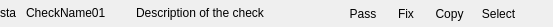
<?xml version="1.0" encoding="UTF-8"?>
<ui version="4.0">
 <class>Dialog</class>
 <widget class="QDialog" name="Dialog">
  <property name="geometry">
   <rect>
    <x>0</x>
    <y>0</y>
    <width>553</width>
    <height>27</height>
   </rect>
  </property>
  <property name="windowTitle">
   <string>Dialog</string>
  </property>
  <layout class="QVBoxLayout" name="verticalLayout">
   <property name="spacing">
    <number>0</number>
   </property>
   <property name="margin">
    <number>0</number>
   </property>
   <item>
    <layout class="QHBoxLayout" name="horizontalLayout">
     <property name="spacing">
      <number>10</number>
     </property>
     <property name="bottomMargin">
      <number>0</number>
     </property>
     <item>
      <widget class="QLabel" name="state_lab">
       <property name="maximumSize">
        <size>
         <width>16</width>
         <height>20</height>
        </size>
       </property>
       <property name="text">
        <string>state</string>
       </property>
       <property name="scaledContents">
        <bool>true</bool>
       </property>
      </widget>
     </item>
     <item>
      <widget class="QLabel" name="name_lab">
       <property name="minimumSize">
        <size>
         <width>100</width>
         <height>20</height>
        </size>
       </property>
       <property name="maximumSize">
        <size>
         <width>100</width>
         <height>20</height>
        </size>
       </property>
       <property name="text">
        <string>CheckName01</string>
       </property>
      </widget>
     </item>
     <item>
      <widget class="QLabel" name="description_lab">
       <property name="minimumSize">
        <size>
         <width>200</width>
         <height>20</height>
        </size>
       </property>
       <property name="maximumSize">
        <size>
         <width>200</width>
         <height>20</height>
        </size>
       </property>
       <property name="text">
        <string>Description of the check</string>
       </property>
      </widget>
     </item>
     <item>
      <widget class="QToolButton" name="pass_btn">
       <property name="minimumSize">
        <size>
         <width>32</width>
         <height>25</height>
        </size>
       </property>
       <property name="maximumSize">
        <size>
         <width>50</width>
         <height>25</height>
        </size>
       </property>
       <property name="toolTip">
        <string>Execute check</string>
       </property>
       <property name="autoFillBackground">
        <bool>true</bool>
       </property>
       <property name="text">
        <string>Pass</string>
       </property>
       <property name="iconSize">
        <size>
         <width>51</width>
         <height>32</height>
        </size>
       </property>
       <property name="toolButtonStyle">
        <enum>Qt::ToolButtonIconOnly</enum>
       </property>
       <property name="autoRaise">
        <bool>true</bool>
       </property>
      </widget>
     </item>
     <item>
      <widget class="QToolButton" name="fix_btn">
       <property name="minimumSize">
        <size>
         <width>32</width>
         <height>25</height>
        </size>
       </property>
       <property name="maximumSize">
        <size>
         <width>50</width>
         <height>25</height>
        </size>
       </property>
       <property name="toolTip">
        <string>Fix if its possible</string>
       </property>
       <property name="autoFillBackground">
        <bool>true</bool>
       </property>
       <property name="text">
        <string>Fix</string>
       </property>
       <property name="iconSize">
        <size>
         <width>51</width>
         <height>32</height>
        </size>
       </property>
       <property name="toolButtonStyle">
        <enum>Qt::ToolButtonIconOnly</enum>
       </property>
       <property name="autoRaise">
        <bool>true</bool>
       </property>
      </widget>
     </item>
     <item>
      <widget class="QToolButton" name="copy_btn">
       <property name="minimumSize">
        <size>
         <width>32</width>
         <height>25</height>
        </size>
       </property>
       <property name="maximumSize">
        <size>
         <width>50</width>
         <height>25</height>
        </size>
       </property>
       <property name="toolTip">
        <string>Copy Output result</string>
       </property>
       <property name="autoFillBackground">
        <bool>true</bool>
       </property>
       <property name="text">
        <string>Copy</string>
       </property>
       <property name="iconSize">
        <size>
         <width>51</width>
         <height>32</height>
        </size>
       </property>
       <property name="toolButtonStyle">
        <enum>Qt::ToolButtonIconOnly</enum>
       </property>
       <property name="autoRaise">
        <bool>true</bool>
       </property>
      </widget>
     </item>
     <item>
      <widget class="QToolButton" name="select_btn">
       <property name="minimumSize">
        <size>
         <width>32</width>
         <height>25</height>
        </size>
       </property>
       <property name="maximumSize">
        <size>
         <width>50</width>
         <height>25</height>
        </size>
       </property>
       <property name="toolTip">
        <string>Select Elements</string>
       </property>
       <property name="autoFillBackground">
        <bool>true</bool>
       </property>
       <property name="text">
        <string>Select</string>
       </property>
       <property name="iconSize">
        <size>
         <width>51</width>
         <height>32</height>
        </size>
       </property>
       <property name="toolButtonStyle">
        <enum>Qt::ToolButtonIconOnly</enum>
       </property>
       <property name="autoRaise">
        <bool>true</bool>
       </property>
      </widget>
     </item>
     <item>
      <spacer name="horizontalSpacer">
       <property name="orientation">
        <enum>Qt::Horizontal</enum>
       </property>
       <property name="sizeHint" stdset="0">
        <size>
         <width>40</width>
         <height>20</height>
        </size>
       </property>
      </spacer>
     </item>
    </layout>
   </item>
  </layout>
 </widget>
 <resources/>
 <connections/>
</ui>
